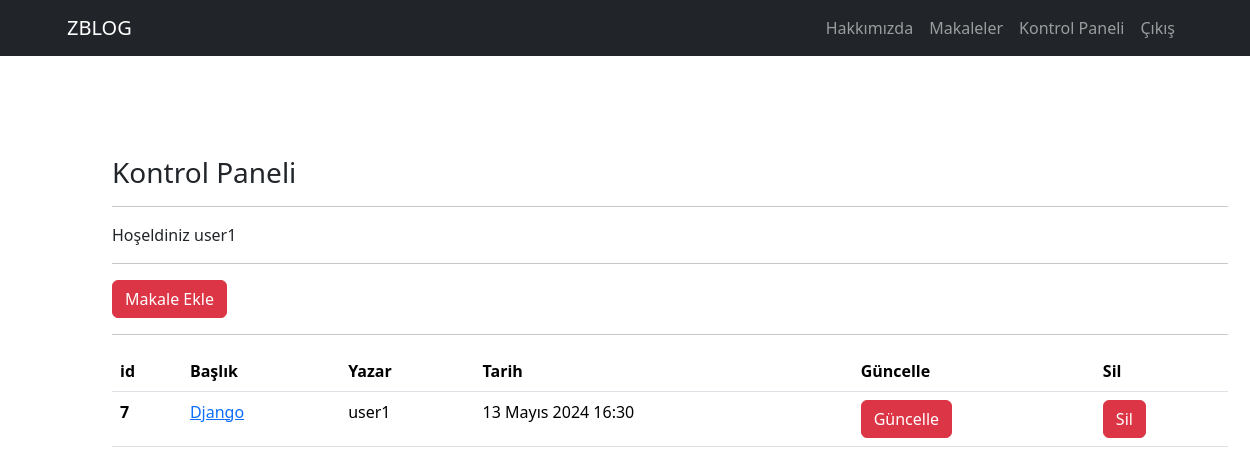
Screenshot of /articles/dashboard/ (signed in) with the database file from the repository.
### article/models.py (models this page shows, shortened)
class Article(models.Model):
    author = models.ForeignKey("auth.user",on_delete= models.CASCADE,verbose_name="Yazar") #on-delete user silinirse o usera ait tüm makaleler silinir.
    title = models.CharField(max_length=50,verbose_name="Başlık")
    content = RichTextField()
    create_date = models.DateTimeField(auto_now_add=True,verbose_name="Oluşturma Tarihi")
    article_image = models.FileField(blank=True,null=True,verbose_name="Makaleye Fotoğraf Ekleyin")
    class Meta:
        ordering = ['-create_date']

### article/views.py (the view)
# urls.py: path('dashboard/',views.dashboard,name= "dashboard" ),
@login_required(login_url="user:login")
def dashboard(request):
    articles = Article.objects.filter(author = request.user)
    context = {
        "articles":articles
    }
    return render(request,"dashboard.html",context)

### templates/dashboard.html
{% extends "layout.html" %}
{% block body %}
<h3> Kontrol Paneli</h3>
<hr>
<p>
      Hoşeldiniz {{request.user.username}}
</p>
<hr>
<a class="btn btn-danger" href= "{% url "article:addarticle" %}"> Makale Ekle</a>
<hr>
{% if articles %}
<table class="table">
      <thead class="thead-dark">
        <tr>
          <th scope="col">id</th>
          <th scope="col">Başlık</th>
          <th scope="col">Yazar</th>
          <th scope="col">Tarih</th>
          <th scope="col">Güncelle</th>
          <th scope="col">Sil</th>
        </tr>
      </thead>
      <tbody>
        {% for article in articles %}
        <tr>
            <th scope="row">{{article.id}}</th>
            <td><a href="{% url "article:detail" article.id %}">{{article.title}}</a></td>
            <td>{{article.author.username}}</td>
            <td>{{article.create_date}}</td>
            <td><a href="{% url "article:update" article.id %}" class = "btn btn-danger">Güncelle </a></td>
            <td><a href="{% url "article:delete" article.id %}" class = "btn btn-danger">Sil</a></td>
        </tr>
        {% endfor %}
      </tbody>
    </table>
{% else %}
<div class="alert alert-danger">Henüz Bir Makaleniz Bulunmuyor..</div>
{% endif %}
{% endblock body %}

### rows the page displays
Article: id "7", title "Django", author.username "user1", create_date "13 Mayıs 2024 16:30"

### other values shown
{{ request.user.username }} "user1"
